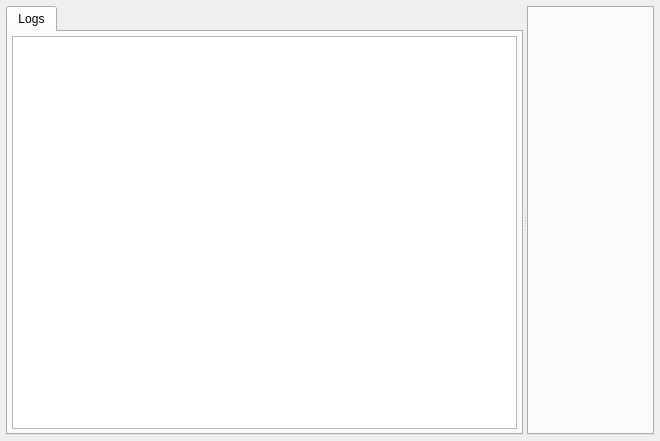
<?xml version="1.0" encoding="UTF-8"?>
<ui version="4.0">
 <class>ExplorerView</class>
 <widget class="QWidget" name="ExplorerView">
  <property name="geometry">
   <rect>
    <x>0</x>
    <y>0</y>
    <width>660</width>
    <height>441</height>
   </rect>
  </property>
  <property name="windowTitle">
   <string>Form</string>
  </property>
  <layout class="QVBoxLayout" name="verticalLayout">
   <property name="leftMargin">
    <number>6</number>
   </property>
   <property name="topMargin">
    <number>6</number>
   </property>
   <property name="rightMargin">
    <number>6</number>
   </property>
   <property name="bottomMargin">
    <number>6</number>
   </property>
   <item>
    <widget class="QSplitter" name="splitter">
     <property name="sizePolicy">
      <sizepolicy hsizetype="Expanding" vsizetype="Expanding">
       <horstretch>0</horstretch>
       <verstretch>0</verstretch>
      </sizepolicy>
     </property>
     <property name="orientation">
      <enum>Qt::Horizontal</enum>
     </property>
     <widget class="QTabWidget" name="tabWidgetTemplate">
      <widget class="QWidget" name="tabLogs">
       <attribute name="title">
        <string>Logs</string>
       </attribute>
       <layout class="QVBoxLayout" name="verticalLayout_2">
        <property name="leftMargin">
         <number>4</number>
        </property>
        <property name="topMargin">
         <number>4</number>
        </property>
        <property name="rightMargin">
         <number>4</number>
        </property>
        <property name="bottomMargin">
         <number>4</number>
        </property>
        <item>
         <widget class="QPlainTextEdit" name="plainTextEditLogs"/>
        </item>
       </layout>
      </widget>
     </widget>
     <widget class="QTabWidget" name="tabWidgetSitemap"/>
    </widget>
   </item>
  </layout>
 </widget>
 <resources/>
 <connections/>
</ui>
